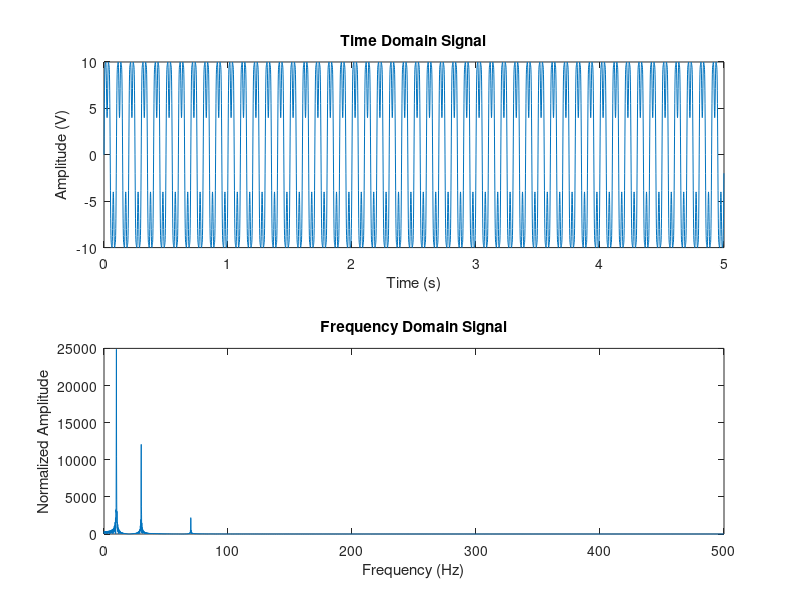

The MATLAB script that drew this image:
Fs = 1000; % sampling frequency
Ts= 1/Fs; %sampling period or time step
dt = 0:Ts:5-Ts; %signal duration
f1=10;
f2=30;
f3=70;

% y=Asin(2pift+theta);

y1=10*sin(2*pi*f1*dt);
y2=5*sin(2*pi*f2*dt);
y3=1*sin(2*pi*f3*dt);
y4=y1+y2+y3;

% subplot(4,1,1)
% plot(dt,y1,'r')
% subplot(4,1,2)
% plot(dt,y2,'r')
% subplot(4,1,3)
% plot(dt,y3,'r')
% subplot(4,1,4)
% plot(dt,y4,'r')

nfft=length(y4); % length of time domain signal
nfft2=2^nextpow2(nfft); % length of signal in power of 2
ff=fft(y4,nfft2);
fff=ff(1:nfft2/2);
xfft = Fs*(0:nfft2/2-1)/nfft2;

subplot(2,1,1)
plot(dt,y4)
xlabel('Time (s)')
ylabel('Amplitude (V)')
title('Time Domain Signal')

subplot(2,1,2)
plot(xfft,abs(fff));
xlabel('Frequency (Hz)')
ylabel('Normalized Amplitude')
title('Frequency Domain Signal')

